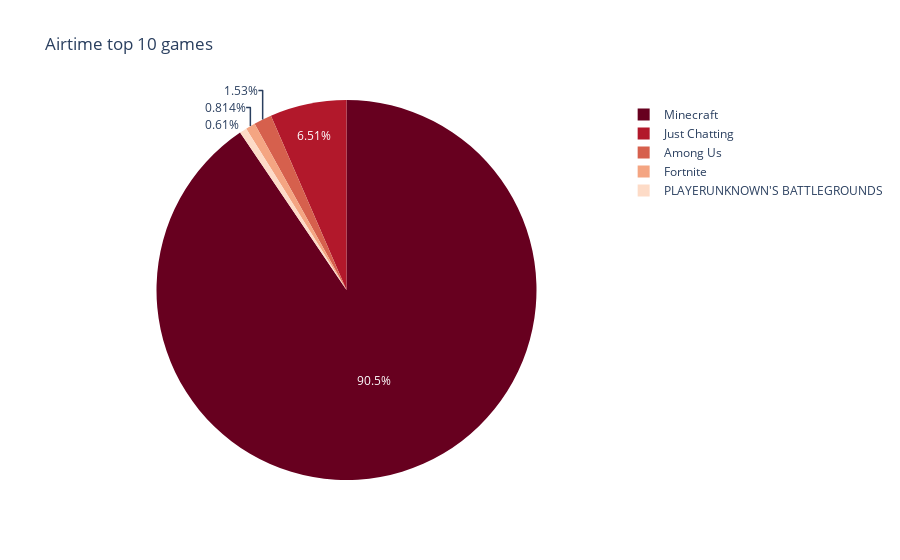

The cell this chart's notebook holds for it:
### Code cell
fig1

### Figure 1 — Plotly figure (JSON) as saved in the notebook; plotly's stock layout.template omitted (floating-point values rounded to 4 significant figures)
{"data": [{"domain": {"x": [0, 1], "y": [0, 1]}, "hovertemplate": "Game=%{label}<br>Percentage of total airtime=%{value}<extra></extra>", "labels": ["Minecraft", "Just Chatting", "Among Us", "Fortnite", "PLAYERUNKNOWN'S BATTLEGROUNDS"], "legendgroup": "", "name": "", "showlegend": true, "type": "pie", "values": [89, 6.4, 1.5, 0.8, 0.6]}], "layout": {"legend": {"tracegroupgap": 0}, "piecolorway": ["rgb(103,0,31)", "rgb(178,24,43)", "rgb(214,96,77)", "rgb(244,165,130)", "rgb(253,219,199)", "rgb(247,247,247)", "rgb(209,229,240)", "rgb(146,197,222)", "rgb(67,147,195)", "rgb(33,102,172)", "rgb(5,48,97)"], "title": {"text": "Airtime top 10 games"}}}
